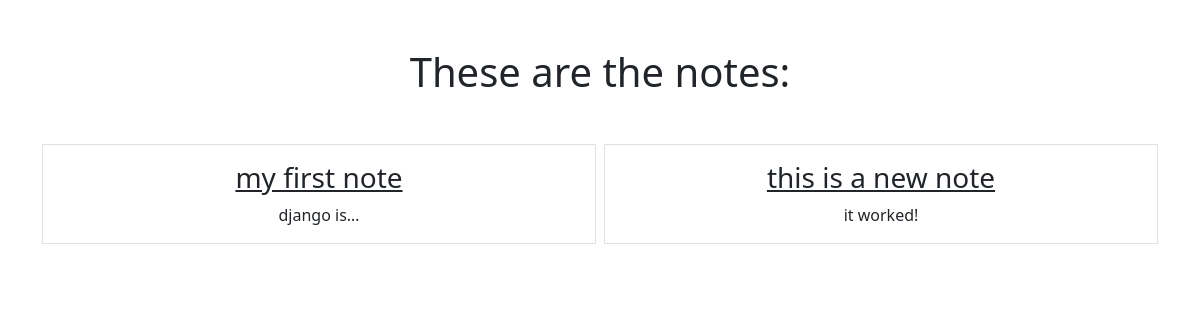
Before: /smart/notes with the older database file.
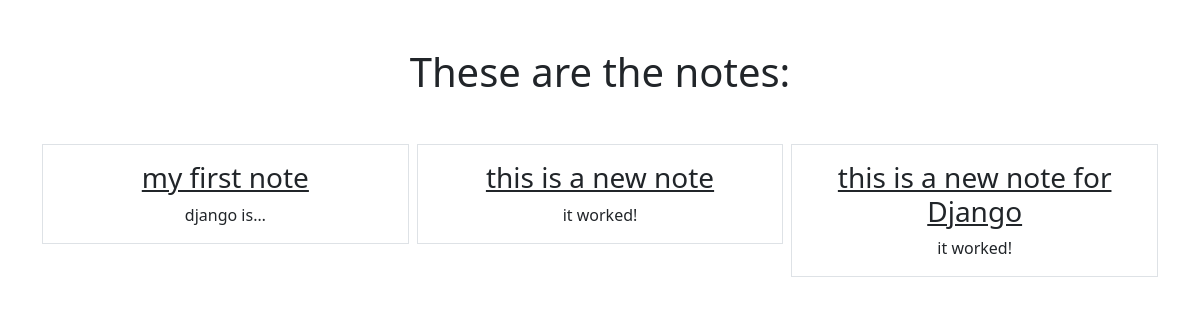
After: the same page with the newer database file.
### notes/models.py (models this page shows)
class Notes(models.Model):
    title = models.CharField(max_length=200)
    text = models.TextField()
    created = models.DateField(auto_now_add=True)

### notes/views.py (the view)
# urls.py: path('notes', views.NotesListView.as_view(), name="notes.list"),
class NotesListView(ListView):
    model = Notes
    context_object_name = "notes"
    template_name = "notes/notes_list.html"

### notes/templates/notes/notes_list.html
{% extends "base.html" %}
{% block content %}
    <h1 class="my-5">These are the notes:</h1>
    <div class="row row-cols3 g-2">
        {% for note in notes %}
        <div class="col">
            <div class="p-3 border">
                <a href="{% url 'notes.detail' pk=note.id %}" class="text-dark text-decoration-non">
                    <h3>{{note.title}}</h3>
                </a>
                {{note.text|truncatechars:10}}
            </div>
        </div>
        {% endfor %}
    </div>
{% endblock %}

### static/templates/base.html (shortened to what this page needs)
{% load static %}
<!DOCTYPE html>
<html>
    <head>
        <link rel="stylesheet" href="{% static 'css/style.css' %}" type="text/css" />
        <link href="https://cdn.jsdelivr.net/npm/bootstrap@5.3.0-alpha1/dist/css/bootstrap.min.css" rel="stylesheet">
    </head>
    <body>
        <div class="my-5 text-center container">
        {% block content %}
        {% endblock %}
        </div>
    </body>
</html>

Changed rows visible on the page:
added Notes: title "this is a new note for Django", text "it worked!"
